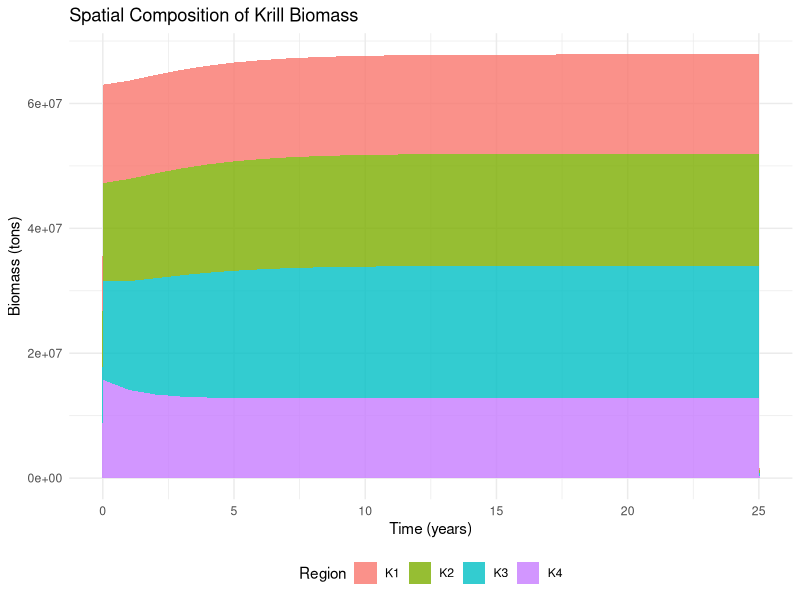
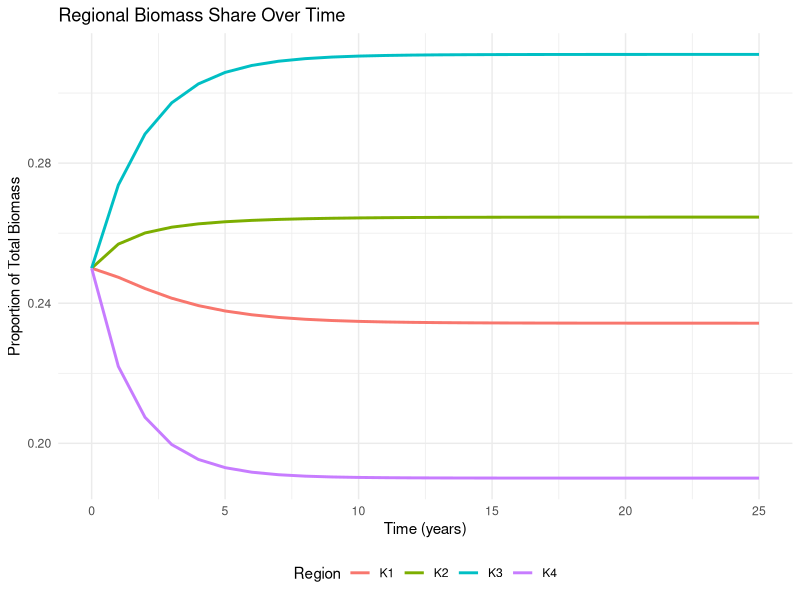
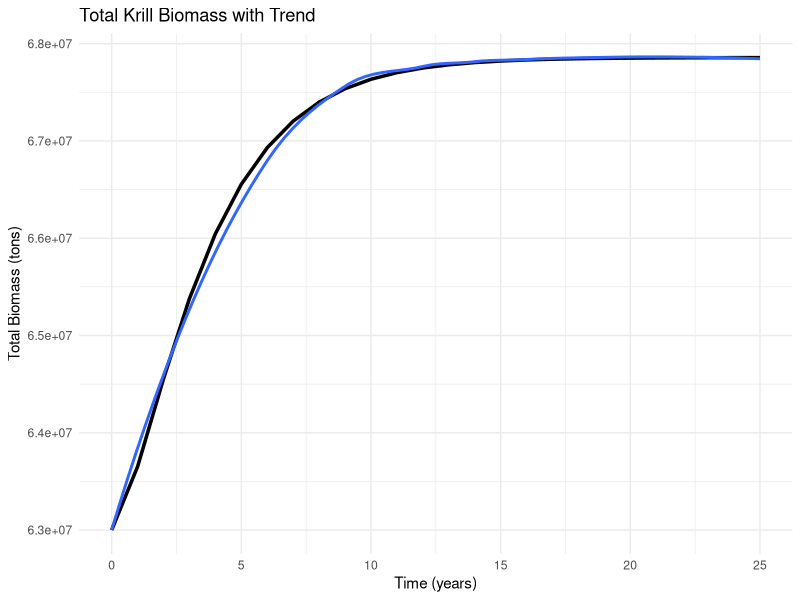
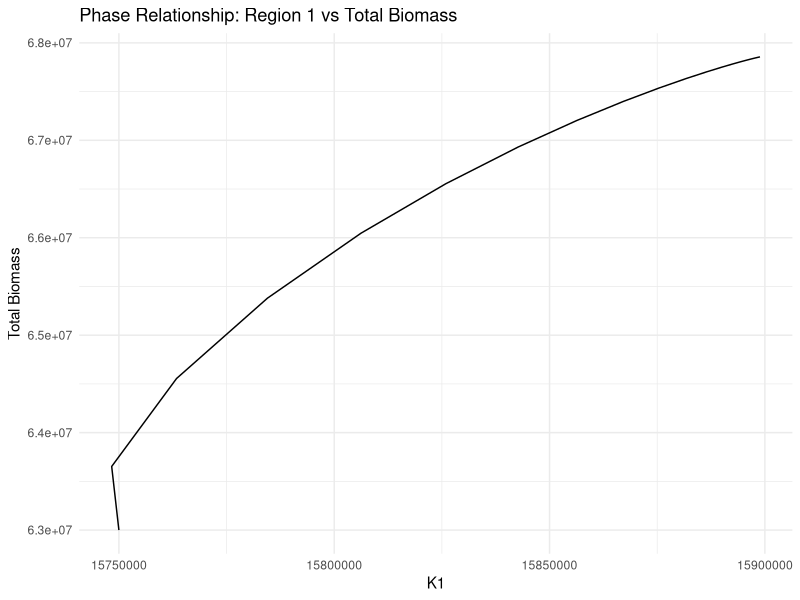

R code for these plots, in order: (Note: this script raises an error after producing the figures.)
# ==========================================
# ANTARCTIC KRILL – SPATIAL BIOECONOMIC MODEL
# TRUE OPEN ACCESS DYNAMICS
# ==========================================

library(deSolve)
library(ggplot2)
library(tidyr)
library(dplyr)
library(reshape2)

# ------------------------------------------
# 1. PARAMETERS
# ------------------------------------------

params <- list(
  r1 = 0.7, r2 = 0.7, r3 = 0.7, r4 = 0.7, # growth rate
  Kmax1 = 25000000, # Carry capacity
  Kmax2 = 35000000,
  Kmax3 = 40000000,
  Kmax4 = 20000000,
  m1 = 0.2, m2 = 0.2, m3 = 0.2, m4 = 0.2, # Natural mortality
  p1 = 0.1, p2 = 0.1, p3 = 0.1, p4 = 0.1, # Predation mortality
  
  # Migration
  m21 = 0.04, m23 = 0.075, m24 = 0.05, 
  m32 = 0.075, m34 = 0.05,
  m42 = 0.05, m43 = 0.05,
  q = 2e-8
)

# ------------------------------------------
# 2. INITIAL STATE
# ------------------------------------------

state <- c(
  K1 = 15750000, #initial biomass
  K2 = 15750000,
  K3 = 15750000,
  K4 = 15750000
)

# ------------------------------------------
# 3. TIME
# ------------------------------------------

times <- seq(0, 25, by = 1)

state <- c(
  K1 = 15750000,
  K2 = 15750000,
  K3 = 15750000,
  K4 = 15750000,
  E1 = 5,
  E2 = 5,
  E3 = 5,
  E4 = 5
)
# ------------------------------------------
# 4. MODEL FUNCTION
# ------------------------------------------

krill_model <- function(t, state, parameters) {
  
  with(as.list(c(state, parameters)), {
    
    # --------------------------
    # Harvest
    # --------------------------
    
    H1 <- q * E1 * K1
    H2 <- q * E2 * K2
    H3 <- q * E3 * K3
    H4 <- q * E4 * K4
    
    # --------------------------
    # Biomass dynamics
    # --------------------------
    
    dK1 <- r1*K1*(1 - K1/Kmax1) - m1*K1 - p1*K1 - H1
    dK2 <- r2*K2*(1 - K2/Kmax2) - m2*K2 - p2*K2 - H2
    dK3 <- r3*K3*(1 - K3/Kmax3) - m3*K3 - p3*K3 - H3
    dK4 <- r4*K4*(1 - K4/Kmax4) - m4*K4 - p4*K4 - H4
    
    # --------------------------
    # Migration
    # --------------------------
    
    # From 2
    dK2 <- dK2 - m21*K2 - m23*K2 - m24*K2
    dK1 <- dK1 + m21*K2
    dK3 <- dK3 + m23*K2
    dK4 <- dK4 + m24*K2
    
    # From 3
    dK3 <- dK3 - m32*K3 - m34*K3
    dK2 <- dK2 + m32*K3
    dK4 <- dK4 + m34*K3
    
    # From 4
    dK4 <- dK4 - m42*K4 - m43*K4
    dK2 <- dK2 + m42*K4
    dK3 <- dK3 + m43*K4
    
    # --------------------------
    # Return derivatives
    # --------------------------
    
    list(c(dK1, dK2, dK3, dK4,
           dE1 = 0,
           dE2 = 0,
           dE3 = 0,
           dE4 = 0))
  })
}
# ------------------------------------------
# 5. RUN MODEL
# ------------------------------------------

out <- ode(y = state, times = times,
           func = krill_model, parms = params)

out <- as.data.frame(out)

# ------------------------------------------
# Stacked biomass plot
# ------------------------------------------

out_long <- out %>%
  pivot_longer(cols = c(K1,K2,K3,K4),
               names_to = "Region",
               values_to = "Biomass")

ggplot(out_long, aes(x = time, y = Biomass, fill = Region)) +
  geom_area(alpha = 0.8) +
  theme_minimal() +
  labs(title = "Spatial Composition of Krill Biomass",
       x = "Time (years)",
       y = "Biomass (tons)") +
  theme(legend.position = "bottom")

# ------------------------------------------
# Biomass Share Over Time (Relative Dynamics)
# ------------------------------------------
out_share <- out_long %>%
  group_by(time) %>%
  mutate(Share = Biomass / sum(Biomass))

ggplot(out_share, aes(time, Share, color = Region)) +
  geom_line(size = 1) +
  theme_minimal() +
  labs(title = "Regional Biomass Share Over Time",
       x = "Time (years)",
       y = "Proportion of Total Biomass") +
  theme(legend.position = "bottom")

# ------------------------------------------
# Total Biomass + Rolling trend
# ------------------------------------------
out$TotalBiomass <- rowSums(out[,c("K1","K2","K3","K4")])

ggplot(out, aes(time, TotalBiomass)) +
  geom_line(size = 1.2) +
  geom_smooth(se = FALSE, linewidth = 1) +
  theme_minimal() +
  labs(title = "Total Krill Biomass with Trend",
       x = "Time (years)",
       y = "Total Biomass (tons)")

# ------------------------------------------
# Phase plot (System stability View for region 1)
# ------------------------------------------
ggplot(out, aes(x = K1, y = TotalBiomass)) +
  geom_path() +
  theme_minimal() +
  labs(title = "Phase Relationship: Region 1 vs Total Biomass",
       x = "K1",
       y = "Total Biomass")

# ------------------------------------------
# Migration Heat map
# ------------------------------------------
out_rel <- out
out_rel[,c("K1","K2","K3","K4")] <-
  sweep(out[,c("K1","K2","K3","K4")], 2,
        out[1,c("K1","K2","K3","K4")], "/")

out_melt <- melt(out_rel,
                 id.vars = "time",
                 measure.vars = c("K1","K2","K3","K4"))

ggplot(out_melt, aes(time, variable, fill = value)) +
  geom_tile() +
  scale_fill_gradient(low="blue", high="red") +
  theme_minimal() +
  labs(title="Relative Biomass Change (Heatmap)",
       x="Time (years)",
       y="Region",
       fill="Relative Level")
